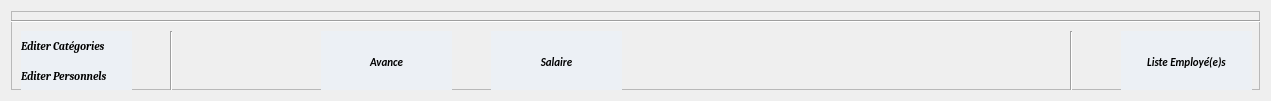
  <widget class="QWidget" name="horizontalLayoutWidget_2">
   <property name="geometry">
    <rect>
     <x>10</x>
     <y>530</y>
     <width>1271</width>
     <height>101</height>
    </rect>
   </property>
   <layout class="QHBoxLayout" name="horizontalLayout_2">
    <item>
     <widget class="QFrame" name="frame_3">
      <property name="frameShape">
       <enum>QFrame::StyledPanel</enum>
      </property>
      <property name="frameShadow">
       <enum>QFrame::Raised</enum>
      </property>
      <widget class="Line" name="line_8">
       <property name="geometry">
        <rect>
         <x>240</x>
         <y>0</y>
         <width>1021</width>
         <height>21</height>
        </rect>
       </property>
       <property name="orientation">
        <enum>Qt::Horizontal</enum>
       </property>
      </widget>
      <widget class="Line" name="line_11">
       <property name="geometry">
        <rect>
         <x>0</x>
         <y>80</y>
         <width>1261</width>
         <height>21</height>
        </rect>
       </property>
       <property name="orientation">
        <enum>Qt::Horizontal</enum>
       </property>
      </widget>
      <widget class="Line" name="viewLinaV2_5">
       <property name="geometry">
        <rect>
         <x>150</x>
         <y>20</y>
         <width>20</width>
         <height>61</height>
        </rect>
       </property>
       <property name="orientation">
        <enum>Qt::Vertical</enum>
       </property>
      </widget>
      <widget class="QPushButton" name="workerCatEdit">
       <property name="geometry">
        <rect>
         <x>10</x>
         <y>20</y>
         <width>111</width>
         <height>31</height>
        </rect>
       </property>
       <property name="sizePolicy">
        <sizepolicy hsizetype="Minimum" vsizetype="Maximum">
         <horstretch>0</horstretch>
         <verstretch>0</verstretch>
        </sizepolicy>
       </property>
       <property name="font">
        <font>
         <family>Cambria</family>
         <pointsize>8</pointsize>
         <weight>75</weight>
         <italic>true</italic>
         <bold>true</bold>
         <underline>false</underline>
         <kerning>true</kerning>
        </font>
       </property>
       <property name="cursor">
        <cursorShape>PointingHandCursor</cursorShape>
       </property>
       <property name="toolTip">
        <string>Edition Categories d'employés</string>
       </property>
       <property name="statusTip">
        <string>Edition Categories d'employés</string>
       </property>
       <property name="autoFillBackground">
        <bool>false</bool>
       </property>
       <property name="styleSheet">
        <string notr="true">QPushButton{background-color:#ecf0f5;text-align:left; color : black; border: 0px solid #000028  ;  height:35px;}
QPushButton:hover{color:#f96332}
QPushButton:focus{background-color:#f96332;; color:white}</string>
       </property>
       <property name="text">
        <string>Editer Catégories</string>
       </property>
       <property name="icon">
        <iconset>
         <normaloff>../../IMAGES/EditImages/tablet.png</normaloff>../../IMAGES/EditImages/tablet.png</iconset>
       </property>
      </widget>
      <widget class="Line" name="line_7">
       <property name="geometry">
        <rect>
         <x>0</x>
         <y>0</y>
         <width>251</width>
         <height>20</height>
        </rect>
       </property>
       <property name="orientation">
        <enum>Qt::Horizontal</enum>
       </property>
      </widget>
      <widget class="QPushButton" name="workerEdit">
       <property name="geometry">
        <rect>
         <x>10</x>
         <y>50</y>
         <width>111</width>
         <height>31</height>
        </rect>
       </property>
       <property name="sizePolicy">
        <sizepolicy hsizetype="Minimum" vsizetype="Maximum">
         <horstretch>0</horstretch>
         <verstretch>0</verstretch>
        </sizepolicy>
       </property>
       <property name="font">
        <font>
         <family>Cambria</family>
         <pointsize>8</pointsize>
         <weight>75</weight>
         <italic>true</italic>
         <bold>true</bold>
         <underline>false</underline>
         <kerning>true</kerning>
        </font>
       </property>
       <property name="cursor">
        <cursorShape>PointingHandCursor</cursorShape>
       </property>
       <property name="toolTip">
        <string>Editer Personnels</string>
       </property>
       <property name="statusTip">
        <string>Edition du personnels</string>
       </property>
       <property name="autoFillBackground">
        <bool>false</bool>
       </property>
       <property name="styleSheet">
        <string notr="true">QPushButton{background-color:#ecf0f5;text-align:left; color : black; border: 0px solid #000028  ;  height:35px;}
QPushButton:hover{color:#f96332}
QPushButton:focus{background-color:#f96332;; color:white}</string>
       </property>
       <property name="text">
        <string>Editer Personnels</string>
       </property>
       <property name="icon">
        <iconset>
         <normaloff>../../IMAGES/EditImages/tablet.png</normaloff>../../IMAGES/EditImages/tablet.png</iconset>
       </property>
      </widget>
      <widget class="Line" name="viewLinaV2_6">
       <property name="geometry">
        <rect>
         <x>1050</x>
         <y>20</y>
         <width>20</width>
         <height>61</height>
        </rect>
       </property>
       <property name="orientation">
        <enum>Qt::Vertical</enum>
       </property>
      </widget>
      <widget class="QPushButton" name="avanceButton">
       <property name="geometry">
        <rect>
         <x>310</x>
         <y>20</y>
         <width>131</width>
         <height>61</height>
        </rect>
       </property>
       <property name="sizePolicy">
        <sizepolicy hsizetype="Minimum" vsizetype="Maximum">
         <horstretch>0</horstretch>
         <verstretch>0</verstretch>
        </sizepolicy>
       </property>
       <property name="font">
        <font>
         <family>Calibri</family>
         <pointsize>8</pointsize>
         <weight>75</weight>
         <italic>true</italic>
         <bold>true</bold>
         <underline>false</underline>
         <kerning>true</kerning>
        </font>
       </property>
       <property name="cursor">
        <cursorShape>PointingHandCursor</cursorShape>
       </property>
       <property name="toolTip">
        <string>Avancer une Somme</string>
       </property>
       <property name="statusTip">
        <string>Avancement Somme</string>
       </property>
       <property name="autoFillBackground">
        <bool>false</bool>
       </property>
       <property name="styleSheet">
        <string notr="true">QPushButton{background-color:#ecf0f5;text-align:left; color : black; border: 0px solid #000028  ;  height:35px;text-align:center;}
QPushButton:hover{color:#000028;background-color:#f96332;}
QPushButton:focus{background-color:#f96332;; color:white}</string>
       </property>
       <property name="text">
        <string>Avance</string>
       </property>
       <property name="icon">
        <iconset>
         <normaloff>../../IMAGES/ValidationButton/payment (1).png</normaloff>../../IMAGES/ValidationButton/payment (1).png</iconset>
       </property>
      </widget>
      <widget class="QPushButton" name="salaireButton">
       <property name="geometry">
        <rect>
         <x>480</x>
         <y>20</y>
         <width>131</width>
         <height>61</height>
        </rect>
       </property>
       <property name="sizePolicy">
        <sizepolicy hsizetype="Minimum" vsizetype="Maximum">
         <horstretch>0</horstretch>
         <verstretch>0</verstretch>
        </sizepolicy>
       </property>
       <property name="font">
        <font>
         <family>Calibri</family>
         <pointsize>8</pointsize>
         <weight>75</weight>
         <italic>true</italic>
         <bold>true</bold>
         <underline>false</underline>
         <kerning>true</kerning>
        </font>
       </property>
       <property name="cursor">
        <cursorShape>PointingHandCursor</cursorShape>
       </property>
       <property name="toolTip">
        <string>Payer Salaire</string>
       </property>
       <property name="statusTip">
        <string>Payement Salaire</string>
       </property>
       <property name="autoFillBackground">
        <bool>false</bool>
       </property>
       <property name="styleSheet">
        <string notr="true">QPushButton{background-color:#ecf0f5;text-align:left; color : black; border: 0px solid #000028  ;  height:35px;text-align:center;}
QPushButton:hover{color:#000028;background-color:#f96332;}
QPushButton:focus{background-color:#f96332;; color:white}</string>
       </property>
       <property name="text">
        <string>Salaire</string>
       </property>
       <property name="icon">
        <iconset>
         <normaloff>../../IMAGES/ValidationButton/payment.png</normaloff>../../IMAGES/ValidationButton/payment.png</iconset>
       </property>
      </widget>
      <widget class="QPushButton" name="lister">
       <property name="geometry">
        <rect>
         <x>1110</x>
         <y>20</y>
         <width>131</width>
         <height>61</height>
        </rect>
       </property>
       <property name="sizePolicy">
        <sizepolicy hsizetype="Minimum" vsizetype="Maximum">
         <horstretch>0</horstretch>
         <verstretch>0</verstretch>
        </sizepolicy>
       </property>
       <property name="font">
        <font>
         <family>Calibri</family>
         <pointsize>8</pointsize>
         <weight>75</weight>
         <italic>true</italic>
         <bold>true</bold>
         <underline>false</underline>
         <kerning>true</kerning>
        </font>
       </property>
       <property name="cursor">
        <cursorShape>PointingHandCursor</cursorShape>
       </property>
       <property name="toolTip">
        <string>Liste d'employé(e)s</string>
       </property>
       <property name="statusTip">
        <string>Liste d'employé(e)s</string>
       </property>
       <property name="autoFillBackground">
        <bool>false</bool>
       </property>
       <property name="styleSheet">
        <string notr="true">QPushButton{background-color:#ecf0f5;text-align:left; color : black; border: 0px solid #000028  ;  height:35px;text-align:center;}
QPushButton:hover{color:#000028;background-color:#f96332;}
QPushButton:focus{background-color:#f96332;; color:white}</string>
       </property>
       <property name="text">
        <string>Liste Employé(e)s</string>
       </property>
       <property name="icon">
        <iconset>
         <normaloff>../../IMAGES/WORKERS/else.png</normaloff>../../IMAGES/WORKERS/else.png</iconset>
       </property>
      </widget>
     </widget>
    </item>
   </layout>
  </widget>
